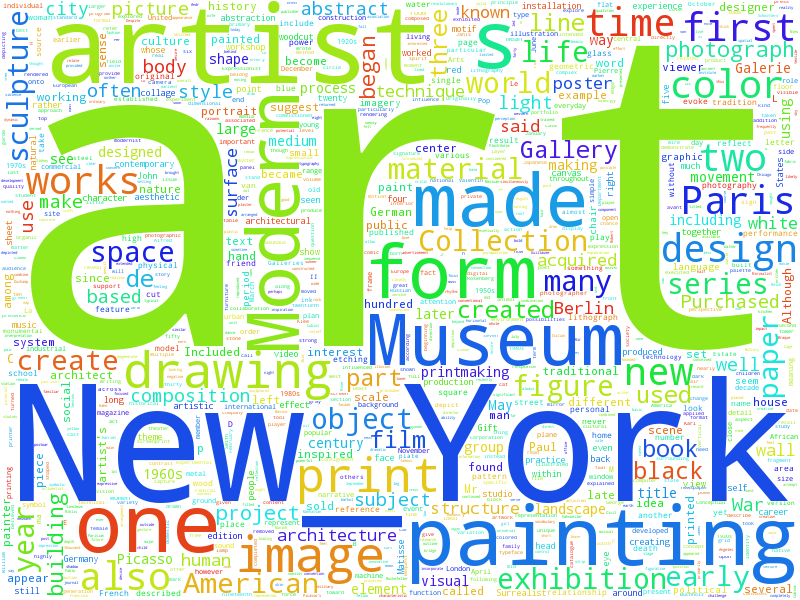

Generate this figure with Python:
from os import path
from scipy.misc import imread
import matplotlib.pyplot as plt

from wordcloud import WordCloud, STOPWORDS

d = path.dirname(__file__)

# Read the whole text.
text = open(path.join(d, 'unique_extra_files.txt')).read()

wc = WordCloud(background_color="white", max_words=1000,
               width=800, height=600,
               stopwords=STOPWORDS.add("work"))
# generate word cloud
wc.generate(text)

# store to file
wc.to_file(path.join(d, "moma-cloud.png"))
